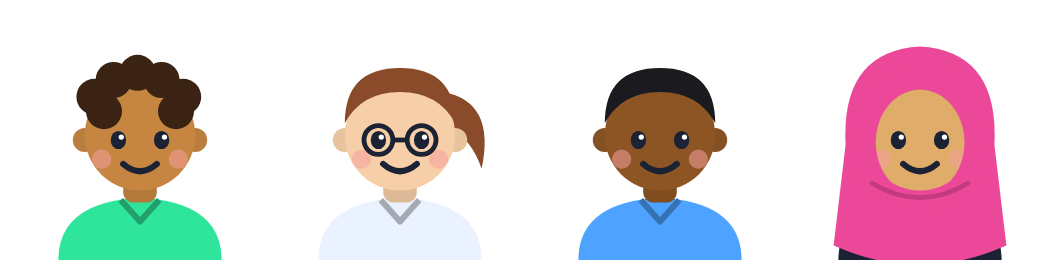
#> input picture scripts/stickers/crew-reference.png, 1060 x 280 px; its folder holds only this picture in this run
$ python process.py .
#> lines starting #> are read from the running program, lines starting #| are printed output that depends on the picture; after the words box and inside, x2 and y2 are one past the last pixel; in counts of white or black regions, pixels touching at a corner belong together
# Turns raw sticker PNGs into the small WebP files the app serves (public/stickers/<id>.webp, 256x256).
# Trims the white margin, pads it back evenly to a square, then resizes. White background is kept: stickers
# are shown on white tiles.
# Run: python scripts/stickers/process.py <rawDir>
import glob
import os
import sys

from PIL import Image, ImageChops

SIZE = 256
PAD = 0.06
raw_dir = sys.argv[1]
out_dir = os.path.join('public', 'stickers')
os.makedirs(out_dir, exist_ok=True)

count = 0
for f in sorted(glob.glob(os.path.join(raw_dir, '*.png'))):
    im = Image.open(f).convert('RGB')
#> im is the input picture: PIL image 1060x280 RGB; mean R, G, B 226.4, 214.4, 215.8
    # Anything noticeably darker than white (including the soft shadow) counts as content.
    diff = ImageChops.difference(im, Image.new('RGB', im.size, 'white')).convert('L').point(lambda v: 255 if v > 12 else 0)
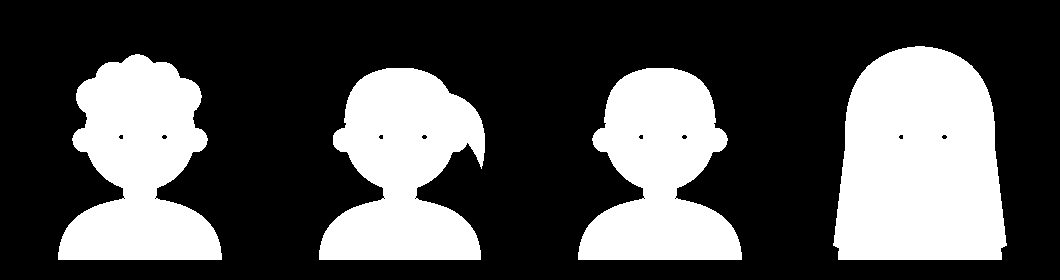
#> diff: PIL image 1060x280 L; 31.9% white; 4 white regions, box (x1, y1, x2, y2) and area: (833, 46, 1007, 260) 30996, (58, 54, 222, 260) 21825, (319, 68, 485, 260) 21384, (578, 68, 742, 260) 20360
    box = diff.getbbox() or (0, 0, im.width, im.height)
#> box = (58, 46, 1007, 260)
    w, h = box[2] - box[0], box[3] - box[1]
#> w = 949; h = 214
    side = int(max(w, h) * (1 + 2 * PAD))
#> side = 1062
    canvas = Image.new('RGB', (side, side), 'white')
#> canvas: PIL image 1062x1062 RGB; every value is 255
    canvas.paste(im.crop(box), ((side - w) // 2, (side - h) // 2))
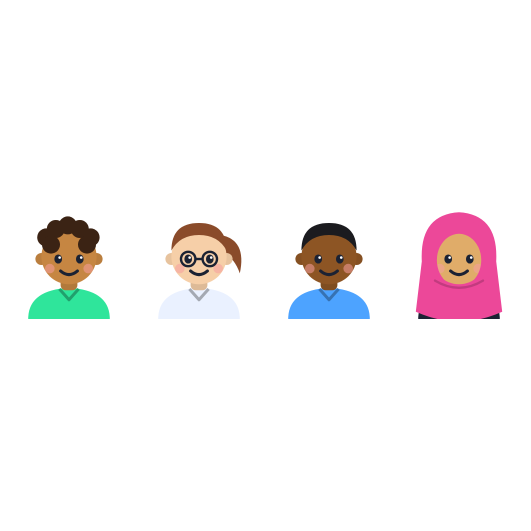
#> canvas: PIL image 1062x1062 RGB (shown at 1/2 size); mean R, G, B 247.5, 244.3, 244.7
    out = os.path.join(out_dir, os.path.basename(f)[:-4] + '.webp')
    canvas.resize((SIZE, SIZE), Image.LANCZOS).save(out, 'WEBP', quality=80, method=6)
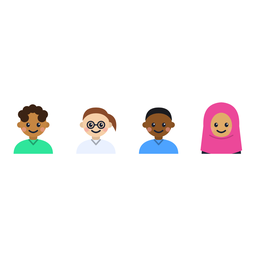
#> saved as crew-reference.webp: PIL image 256x256 RGB; mean R, G, B 247.4, 244.3, 244.6
    count += 1
print(count, 'stickers written to', out_dir)

# The ids that have a picture, for src/lib/stickers.ts (a word without a file gets no picture).
import json
ids = sorted(os.path.basename(p)[:-5] for p in glob.glob(os.path.join(out_dir, '*.webp')))
with open(os.path.join('src', 'data', 'sticker-ids.json'), 'w', encoding='utf-8') as fh:
    json.dump(ids, fh)
    fh.write('\n')
